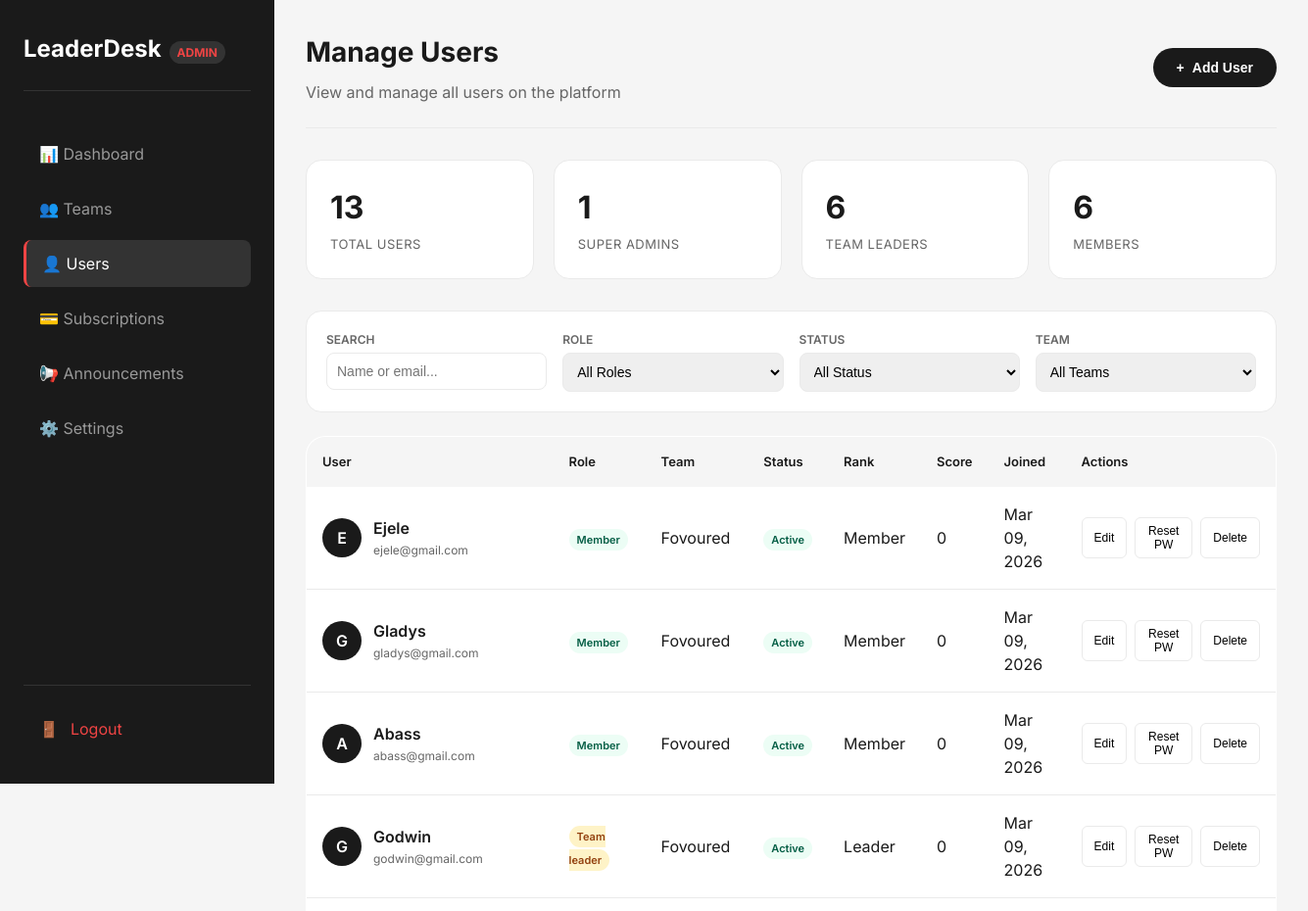
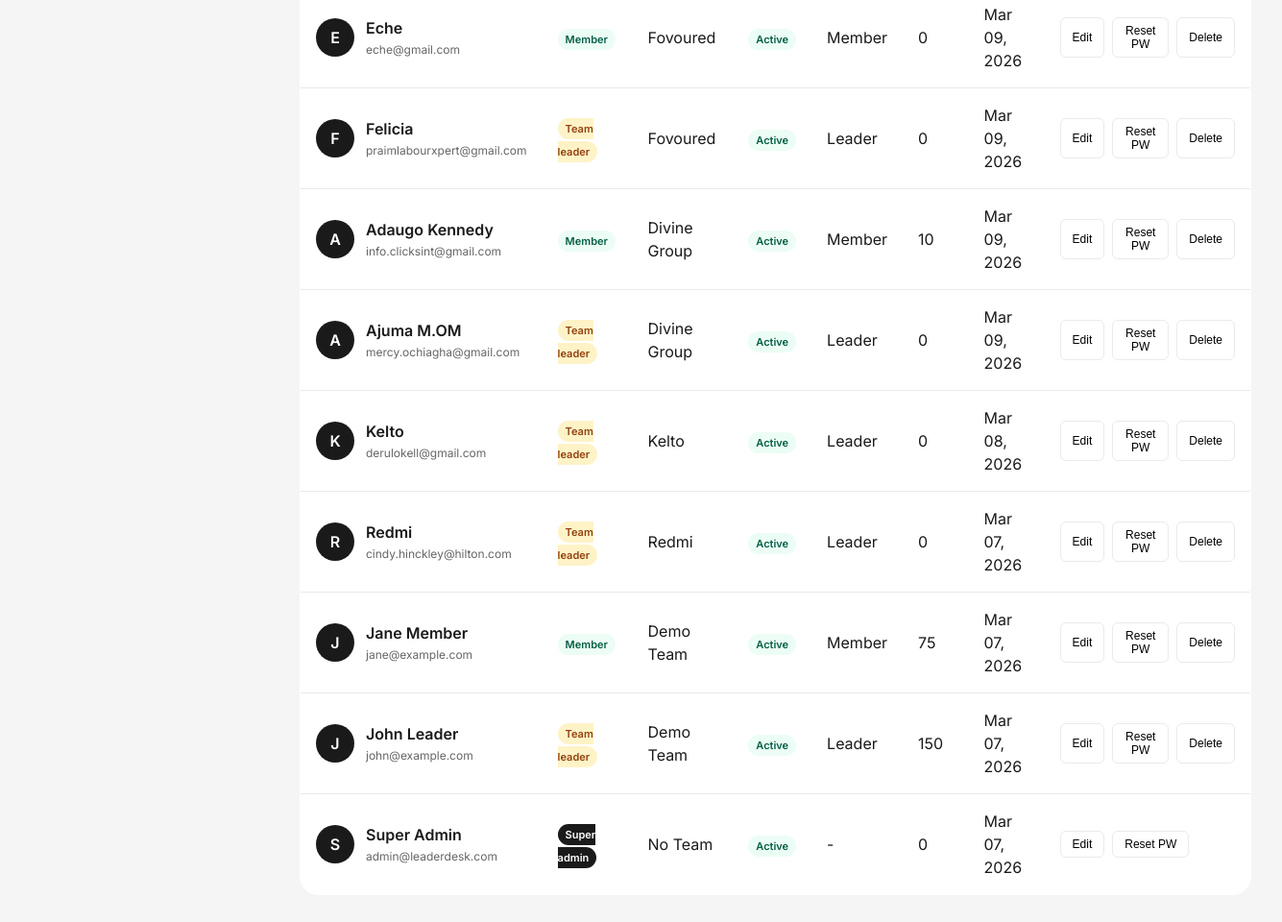
/admin_users.php?action=create (signed in), run on the app's committed database (2 pictures, top to bottom).
### tables this page shows
CREATE TABLE `member_profiles` (
  `id` int(11) NOT NULL AUTO_INCREMENT,
  `user_id` int(11) NOT NULL,
  `team_id` int(11) NOT NULL,
  `upline_user_id` int(11) DEFAULT NULL,
  `rank` varchar(50) DEFAULT 'Member',
  `member_type` enum('prospect','member') DEFAULT 'member',
  `activity_score` int(11) DEFAULT 0,
  `total_recruits` int(11) DEFAULT 0,
  `total_sales` decimal(10,2) DEFAULT 0.00,
  `join_date` date DEFAULT NULL,
  PRIMARY KEY (`id`),
  KEY `user_id` (`user_id`),
  KEY `team_id` (`team_id`),
  KEY `upline_user_id` (`upline_user_id`),
  CONSTRAINT `member_profiles_ibfk_1` FOREIGN KEY (`user_id`) REFERENCES `users` (`id`) ON DELETE CASCADE,
  CONSTRAINT `member_profiles_ibfk_2` FOREIGN KEY (`team_id`) REFERENCES `teams` (`id`) ON DELETE CASCADE,
  CONSTRAINT `member_profiles_ibfk_3` FOREIGN KEY (`upline_user_id`) REFERENCES `users` (`id`) ON DELETE SET NULL
);

CREATE TABLE `users` (
  `id` int(11) NOT NULL AUTO_INCREMENT,
  `name` varchar(100) NOT NULL,
  `email` varchar(100) NOT NULL,
  `phone` varchar(20) DEFAULT NULL,
  `password` varchar(255) NOT NULL,
  `role` enum('super_admin','team_leader','member') DEFAULT 'member',
  `upgrade_requested` tinyint(4) DEFAULT 0,
  `team_id` int(11) DEFAULT NULL,
  `status` enum('active','inactive','suspended') DEFAULT 'active',
  `created_at` timestamp NOT NULL DEFAULT current_timestamp(),
  `updated_at` timestamp NOT NULL DEFAULT current_timestamp() ON UPDATE current_timestamp(),
  `last_login` timestamp NULL DEFAULT NULL,
  PRIMARY KEY (`id`),
  UNIQUE KEY `email` (`email`)
);

CREATE TABLE `teams` (
  `id` int(11) NOT NULL AUTO_INCREMENT,
  `team_name` varchar(100) NOT NULL,
  `country` varchar(50) DEFAULT NULL,
  `state_province` varchar(50) DEFAULT NULL,
  `email` varchar(100) DEFAULT NULL,
  `phone` varchar(20) DEFAULT NULL,
  `subscription_status` enum('trial','active','expired','suspended') DEFAULT 'trial',
  `payment_status` enum('trial','active','expired','suspended') DEFAULT 'trial',
  `trial_start_date` date DEFAULT NULL,
  `trial_end_date` date DEFAULT NULL,
  `payment_due_date` date DEFAULT NULL,
  `last_payment_date` date DEFAULT NULL,
  `created_at` timestamp NOT NULL DEFAULT current_timestamp(),
  PRIMARY KEY (`id`),
  UNIQUE KEY `team_name` (`team_name`)
);

### admin_users.php (the view, shortened to what this page needs)
<?php
require_once 'config/database.php';
$stmt = $pdo->query("SELECT u.*, t.team_name, mp.rank, mp.activity_score
                     FROM users u
                     LEFT JOIN teams t ON u.team_id = t.id
                     LEFT JOIN member_profiles mp ON u.id = mp.user_id
                     ORDER BY u.created_at DESC");
$users = $stmt->fetchAll();
?>
<!DOCTYPE html>
<html lang="en">
<head>
</head>
<body>
    <div class="admin-container">
        <aside class="admin-sidebar">
            <div class="admin-logo">
                LeaderDesk<span>ADMIN</span>
            </div>
            <ul class="admin-nav">
                <li><a href="admin_dashboard.php">📊 Dashboard</a></li>
                <li><a href="admin_teams.php">👥 Teams</a></li>
                <li><a href="admin_users.php" class="active">👤 Users</a></li>
                <li><a href="admin_subscriptions.php">💳 Subscriptions</a></li>
                <li><a href="admin_announcements.php">📢 Announcements</a></li>
                <li><a href="admin_settings.php">⚙️ Settings</a></li>
            </ul>
            <div class="back-to-app">
                <a href="logout.php">
                    <span>🚪</span>
                    Logout
                </a>
            </div>
        </aside>
        <main class="admin-main">
            <div class="top-bar">
                <div class="page-title">
                    <h1>Manage Users</h1>
                    <p>View and manage all users on the platform</p>
                </div>
                <div class="header-actions">
                    <button class="btn btn-primary" onclick="openModal('createUserModal')">
                        <span>+</span> Add User
                    </button>
                </div>
            </div>
            <div class="stats-grid">
                <?php
                $total_users = count($users);
                $total_admins = count(array_filter($users, function($u) { return $u['role'] == 'super_admin'; }));
                $total_leaders = count(array_filter($users, function($u) { return $u['role'] == 'team_leader'; }));
                $total_members = count(array_filter($users, function($u) { return $u['role'] == 'member'; }));
                ?>
                <div class="stat-card">
                    <div class="stat-value"><?php echo $total_users; ?></div>
                    <div class="stat-label">Total Users</div>
                </div>
                <div class="stat-card">
                    <div class="stat-value"><?php echo $total_admins; ?></div>
                    <div class="stat-label">Super Admins</div>
                </div>
                <div class="stat-card">
                    <div class="stat-value"><?php echo $total_leaders; ?></div>
                    <div class="stat-label">Team Leaders</div>
                </div>
                <div class="stat-card">
                    <div class="stat-value"><?php echo $total_members; ?></div>
                    <div class="stat-label">Members</div>
                </div>
            </div>
            <div class="filters">
                <div class="filter-group">
                    <div class="filter-label">Search</div>
                    <input type="text" id="searchInput" class="filter-input" placeholder="Name or email..." onkeyup="filterUsers()">
                </div>
                <div class="filter-group">
                    <div class="filter-label">Role</div>
                    <select id="roleFilter" class="filter-select" onchange="filterUsers()">
                        <option value="all">All Roles</option>
                    </select>
                </div>
                <div class="filter-group">
                    <div class="filter-label">Status</div>
                    <select id="statusFilter" class="filter-select" onchange="filterUsers()">
                        <option value="all">All Status</option>
                    </select>
                </div>
                <div class="filter-group">
                    <div class="filter-label">Team</div>
                    <select id="teamFilter" class="filter-select" onchange="filterUsers()">
                        <option value="all">All Teams</option>
                    </select>
                </div>
            </div>
            <table class="users-table" id="usersTable">
                <thead>
                    <tr>
                        <th>User</th>
                        <th>Role</th>
                        <th>Team</th>
                        <th>Status</th>
                        <th>Rank</th>
                        <th>Score</th>
                        <th>Joined</th>
                        <th>Actions</th>
                    </tr>
                </thead>
                <tbody>
                    <?php foreach ($users as $user): ?>
                        <tr data-role="<?php echo $user['role']; ?>" data-status="<?php echo $user['status']; ?>" data-team="<?php echo $user['team_id']; ?>" data-name="<?php echo strtolower($user['name']); ?>" data-email="<?php echo strtolower($user['email']); ?>">
                            <td>
                                <div class="user-info">
                                    <div class="user-avatar"><?php echo strtoupper(substr($user['name'], 0, 1)); ?></div>
                                    <div class="user-details">
                                        <div class="user-name"><?php echo htmlspecialchars($user['name']); ?></div>
                                        <div class="user-email"><?php echo htmlspecialchars($user['email']); ?></div>
                                    </div>
                                </div>
                            </td>
                            <td>
                                <span class="role-badge role-<?php echo $user['role']; ?>">
                                    <?php echo ucfirst(str_replace('_', ' ', $user['role'])); ?>
                                </span>
                            </td>
                            <td><?php echo htmlspecialchars($user['team_name'] ?? 'No Team'); ?></td>
                            <td>
                                <span class="status-badge status-<?php echo $user['status']; ?>">
                                    <?php echo ucfirst($user['status']); ?>
                                </span>
                            </td>
                            <td><?php echo htmlspecialchars($user['rank'] ?? '-'); ?></td>
                            <td><?php echo $user['activity_score'] ?? 0; ?></td>
                            <td><?php echo date('M d, Y', strtotime($user['created_at'])); ?></td>
                            <td>
                                <div class="action-buttons">
                                    <button class="btn-icon" onclick="editUser(<?php echo $user['id']; ?>)">Edit</button>
                                    <button class="btn-icon reset" onclick="resetPassword(<?php echo $user['id']; ?>)">Reset PW</button>
                                    <?php if ($user['role'] != 'super_admin'): ?>
                                        <button class="btn-icon delete" onclick="deleteUser(<?php echo $user['id']; ?>)">Delete</button>
                                    <?php endif; ?>
                                </div>
                            </td>
                        </tr>
                    <?php endforeach; ?>
                </tbody>
            </table>
        </main>
    </div>
</body>
</html>

### admin_users.php (style rules this page uses)
* { margin: 0; padding: 0; box-sizing: border-box; }
body { font-family: 'Inter', sans-serif; background: #f5f5f5; color: #1a1a1a; line-height: 1.5; }
.admin-container { display: flex; min-height: 100vh; }
.admin-sidebar { width: 280px; background: #1a1a1a; color: white; padding: 32px 24px; position: fixed; height: 100vh; overflow-y: auto; display: flex; flex-direction: column; }
.admin-logo { font-size: 24px; font-weight: 700; margin-bottom: 40px; padding-bottom: 24px; border-bottom: 1px solid #333; }
.admin-logo span { color: #ef4444; font-size: 12px; margin-left: 8px; background: #333; padding: 4px 8px; border-radius: 100px; }
.admin-nav { list-style: none; flex: 1; }
.admin-nav li { margin-bottom: 8px; }
.admin-nav a { display: flex; align-items: center; padding: 12px 16px; color: #999; text-decoration: none; border-radius: 8px; transition: all 0.2s; gap: 12px; }
.admin-nav a:hover, .admin-nav a.active { background: #333; color: white; }
.admin-nav a.active { border-left: 3px solid #ef4444; }
.back-to-app { margin-top: 20px; padding-top: 20px; border-top: 1px solid #333; }
.back-to-app a { display: flex; align-items: center; gap: 12px; color: #ef4444; text-decoration: none; padding: 12px 16px; border-radius: 8px; transition: all 0.2s; }
.admin-main { flex: 1; margin-left: 280px; padding: 32px; }
.top-bar { display: flex; justify-content: space-between; align-items: center; margin-bottom: 32px; padding-bottom: 24px; border-bottom: 1px solid #eaeaea; }
.page-title h1 { font-size: 28px; font-weight: 700; margin-bottom: 8px; }
.page-title p { color: #666; }
.header-actions { display: flex; gap: 12px; }
.btn { padding: 12px 24px; border-radius: 100px; font-weight: 600; font-size: 14px; cursor: pointer; border: none; transition: all 0.2s; text-decoration: none; display: inline-flex; align-items: center; gap: 8px; }
.btn-primary { background: #1a1a1a; color: white; }
.stats-grid { display: grid; grid-template-columns: repeat(4, 1fr); gap: 20px; margin-bottom: 32px; }
.stat-card { background: white; padding: 24px; border-radius: 16px; border: 1px solid #eaeaea; }
.stat-value { font-size: 32px; font-weight: 700; margin-bottom: 4px; }
.stat-label { color: #666; font-size: 13px; text-transform: uppercase; letter-spacing: 0.5px; }
.filters { display: flex; gap: 16px; margin-bottom: 24px; flex-wrap: wrap; background: white; padding: 20px; border-radius: 16px; border: 1px solid #eaeaea; }
.filter-group { flex: 1; min-width: 200px; }
.filter-label { font-size: 12px; font-weight: 600; margin-bottom: 4px; color: #666; text-transform: uppercase; }
.filter-select, .filter-input { width: 100%; padding: 10px; border: 1px solid #eaeaea; border-radius: 8px; font-size: 14px; }
.users-table { width: 100%; border-collapse: collapse; background: white; border-radius: 20px; border: 1px solid #eaeaea; overflow: hidden; }
.users-table th { background: #f5f5f5; padding: 16px; text-align: left; font-weight: 600; font-size: 13px; }
.users-table td { padding: 16px; border-bottom: 1px solid #eaeaea; }
.users-table tr:last-child td { border-bottom: none; }
.user-info { display: flex; align-items: center; gap: 12px; }
.user-avatar { width: 40px; height: 40px; background: #1a1a1a; color: white; border-radius: 50%; display: flex; align-items: center; justify-content: center; font-weight: 600; }
.user-details { display: flex; flex-direction: column; }
.user-name { font-weight: 600; margin-bottom: 2px; }
.user-email { font-size: 12px; color: #666; }
.role-badge { padding: 4px 8px; border-radius: 100px; font-size: 11px; font-weight: 600; }
.role-super_admin { background: #1a1a1a; color: white; }
.role-team_leader { background: #fef3c7; color: #92400e; }
.role-member { background: #ecfdf5; color: #065f46; }
.status-badge { padding: 4px 8px; border-radius: 100px; font-size: 11px; font-weight: 600; }
.status-active { background: #ecfdf5; color: #065f46; }
.action-buttons { display: flex; gap: 8px; }
.btn-icon { padding: 6px 12px; border: 1px solid #eaeaea; background: white; border-radius: 6px; cursor: pointer; font-size: 12px; transition: all 0.2s; }

### data on the page
member_profiles: user.name "E", user.name "Ejele", user.email "ejele@gmail.com", user.role "Member", team.team_name "Fovoured", user.status "Active", rank "Member", activity_score "0", user.created_at "Mar 09, 2026"
member_profiles: user.name "G", user.name "Gladys", user.email "gladys@gmail.com", user.role "Member", team.team_name "Fovoured", user.status "Active", rank "Member", activity_score "0", user.created_at "Mar 09, 2026"
member_profiles: user.name "A", user.name "Abass", user.email "abass@gmail.com", user.role "Member", team.team_name "Fovoured", user.status "Active", rank "Member", activity_score "0", user.created_at "Mar 09, 2026"
member_profiles: user.name "G", user.name "Godwin", user.email "godwin@gmail.com", user.role "Team leader", team.team_name "Fovoured", user.status "Active", rank "Leader", activity_score "0", user.created_at "Mar 09, 2026"
member_profiles: user.name "E", user.name "Eche", user.email "eche@gmail.com", user.role "Member", team.team_name "Fovoured", user.status "Active", rank "Member", activity_score "0", user.created_at "Mar 09, 2026"
member_profiles: user.name "F", user.name "Felicia", user.email "praimlabourxpert@gmail.com", user.role "Team leader", team.team_name "Fovoured", user.status "Active", rank "Leader", activity_score "0", user.created_at "Mar 09, 2026"
member_profiles: user.name "A", user.name "Adaugo Kennedy", user.email "info.clicksint@gmail.com", user.role "Member", team.team_name "Divine Group", user.status "Active", rank "Member", activity_score "10", user.created_at "Mar 09, 2026"
member_profiles: user.name "A", user.name "Ajuma M.OM", user.email "mercy.ochiagha@gmail.com", user.role "Team leader", team.team_name "Divine Group", user.status "Active", rank "Leader", activity_score "0", user.created_at "Mar 09, 2026"
member_profiles: user.name "K", user.name "Kelto", user.email "derulokell@gmail.com", user.role "Team leader", team.team_name "Kelto", user.status "Active", rank "Leader", activity_score "0", user.created_at "Mar 08, 2026"
member_profiles: user.name "R", user.name "Redmi", user.email "cindy.hinckley@hilton.com", user.role "Team leader", team.team_name "Redmi", user.status "Active", rank "Leader", activity_score "0", user.created_at "Mar 07, 2026"
member_profiles: user.name "J", user.name "Jane Member", user.email "jane@example.com", user.role "Member", team.team_name "Demo Team", user.status "Active", rank "Member", activity_score "75", user.created_at "Mar 07, 2026"
member_profiles: user.name "J", user.name "John Leader", user.email "john@example.com", user.role "Team leader", team.team_name "Demo Team", user.status "Active", rank "Leader", activity_score "150", user.created_at "Mar 07, 2026"
users: name "S", name "Super Admin", email "admin@leaderdesk.com", role "Super admin", team_name "No Team", status "Active", rank "-", activity_score "0", created_at "Mar 07, 2026"

### other printed values
$total_users "13"
$total_admins "1"
$total_leaders "6"
$total_members "6"
